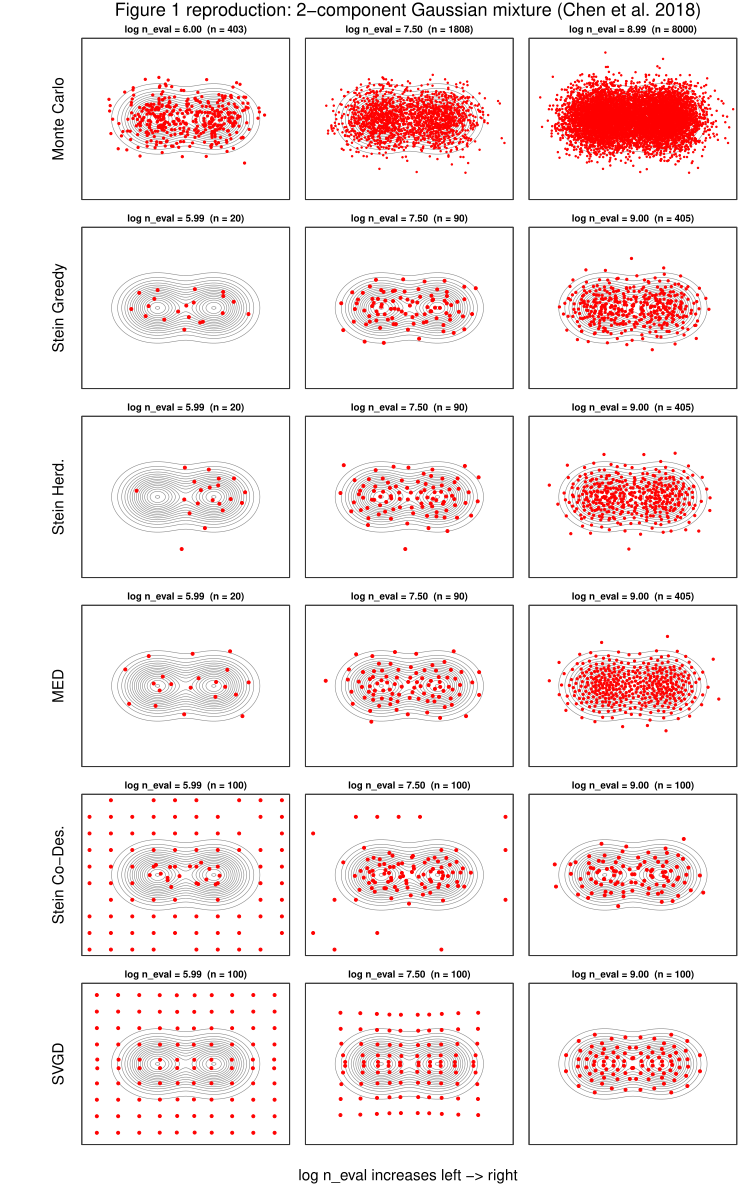

R code for this plot:
## Stein Points comparison on a Gaussian mixture
##
## Compares six point-generation methods on a two-component GMM and plots the
## point sets at three evaluation budgets.

replication_dir <- normalizePath(
  if (dir.exists(file.path("inst", "replication"))) file.path("inst", "replication") else ".",
  mustWork = FALSE
)
suppressPackageStartupMessages(library(steinsampling))

set.seed(2026L)

## ------------------------------------------------------------------
## Target and optimizer setup
## ------------------------------------------------------------------

gmm_mod <- gmm(
  nComp = 2,
  mu = matrix(c(-1.5, 0, 1.5, 0), 2, 2),
  sigma = array(diag(2), c(2, 2, 2)),
  weights = c(0.5, 0.5), d = 2
)
p_density <- function(X) {
  likelihoodgmm(
    gmm_mod,
    if (is.null(dim(X))) matrix(X, ncol = 2) else X
  )
}
log_p_density <- function(X) log(pmax(p_density(X), .Machine$double.eps))
score_p <- get_score_evaluator(gmm_mod)

lb <- c(-5, -5)
ub <- c(5, 5)
mu0 <- c(0, 0)
Sigma0 <- 25 * diag(2)
n_mc <- 20L
delay <- 20L
opt <- fmin_mc(lb, ub,
  n_mc = n_mc, mu0 = mu0, Sigma0 = Sigma0,
  sigsq = 1, delay = delay
)


## ------------------------------------------------------------------
## MED helper
## ------------------------------------------------------------------

med_greedy <- function(n_total, delta, p_fun) {
  d <- 2
  X <- matrix(NA_real_, n_total, d)
  y <- numeric(n_total)
  draw <- function(j) {
    sample_proposal_box(
      n_mc, lb, ub, mu0, Sigma0, 1,
      X[seq_len(j - 1L), , drop = FALSE], delay
    )
  }

  X_mc <- draw(1L)
  fp <- pmax(p_fun(X_mc), .Machine$double.eps)
  i <- which.min(1 / fp^(1 / (2 * d)))
  X[1, ] <- X_mc[i, ]
  y[1] <- fp[i]^(1 / (2 * d))

  for (j in 2:n_total) {
    X_mc <- draw(j)
    fp <- pmax(p_fun(X_mc), .Machine$double.eps)
    yn <- fp^(delta / (2 * d))
    inv <- vapply(seq_len(j - 1L), function(i) {
      d_ij <- pmax(
        sqrt(rowSums(sweep(X_mc, 2, X[i, ], "-")^2)),
        .Machine$double.eps
      )
      1 / (y[i] * d_ij^delta)
    }, numeric(n_mc))
    i <- which.min((1 / yn) * rowSums(inv))
    X[j, ] <- X_mc[i, ]
    y[j] <- yn[i]
  }
  list(X = X, cum_n_eval = cumsum(rep(n_mc, n_total)))
}


## ------------------------------------------------------------------
## Snapshot settings
## ------------------------------------------------------------------

ref_neval <- c(6, 7.5, 9) # MATLAB ref = [6, 7.5, 9]

side <- 10L
g_box <- seq(lb[1], ub[1], length.out = side)
X0_box <- as.matrix(expand.grid(g_box, g_box))
dimnames(X0_box) <- NULL
nPart_box <- nrow(X0_box)
# Shuffle the grid before coordinate descent snapshots.
X0_box <- X0_box[with_local_seed(2026L, sample.int(nPart_box)), ]

pick_idx <- function(log_cum) {
  vapply(
    ref_neval,
    function(r) which.min(abs(log_cum - r)), integer(1)
  )
}


## ------------------------------------------------------------------
## Run all six methods
## ------------------------------------------------------------------

run_method <- function(label, fn) {
  cat(sprintf("  %-30s ", label))
  t0 <- Sys.time()
  out <- fn()
  cat(sprintf(
    "[%.1fs]\n",
    as.numeric(difftime(Sys.time(), t0, units = "secs"))
  ))
  out
}

cat("Generating point sequences ...\n")
results <- list()

results$mc <- run_method("(1) Monte Carlo iid", function() {
  X <- rgmm(gmm_mod, n = 8000L)
  ne <- log(seq_len(nrow(X)))
  list(mode = "extensible", X = X, neval = ne, idx = pick_idx(ne))
})

results$greedy <- run_method("(2) Stein Greedy [k2 alpha=4]", function() {
  res <- stein_points(score_p, stein_kernel_inverse_log(4),
    n_points = 500L, d = 2, optimizer = opt,
    method = "greedy", log_p = log_p_density, seed = 11L
  )
  ne <- log(res$cum_n_eval)
  list(mode = "extensible", X = res$X, neval = ne, idx = pick_idx(ne))
})

results$herd <- run_method("(3) Stein Herd. [k1 0.5,-0.7]", function() {
  res <- stein_points(score_p, stein_kernel(type = "imq", c = sqrt(0.5), beta = -0.7),
    n_points = 500L, d = 2, optimizer = opt,
    method = "herding", log_p = log_p_density
  )
  ne <- log(res$cum_n_eval)
  list(mode = "extensible", X = res$X, neval = ne, idx = pick_idx(ne))
})

results$med <- run_method("(4) MED [delta = 4]", function() {
  res <- med_greedy(500L, 4, p_density)
  ne <- log(res$cum_n_eval)
  list(mode = "extensible", X = res$X, neval = ne, idx = pick_idx(ne))
})

results$codes <- run_method("(5) Stein Co-Des. [k2 alpha=2]", function() {
  k_codes <- stein_kernel_inverse_log(2)
  it <- pmax(1L, as.integer(round((exp(ref_neval) - nPart_box) / n_mc)))
  cols <- lapply(it, function(n_it) {
    stein_codescent(X0_box, score_p, k_codes, n_it, opt, seed = 13L)
  })
  list(
    mode = "iterative",
    X_cols = lapply(cols, `[[`, "X"),
    neval = sapply(cols, function(r) log(tail(r$cum_n_eval, 1L))),
    iter = it
  )
})

results$svgd <- run_method("(6) SVGD [k1 0.5,-0.9]", function() {
  k_svgd <- stein_kernel(type = "imq", c = sqrt(0.5), beta = -0.9)
  obj <- svgd(kernel = k_svgd)
  it <- pmax(1L, as.integer(round(exp(ref_neval) / nPart_box)))
  cols <- lapply(it, function(n_it) {
    update_svgd(
      obj,
      x0 = X0_box, lnprob = score_p,
      n_iter = n_it, stepsize = 0.1, alpha = 0.9, kernel = k_svgd
    )
  })
  list(
    mode = "iterative",
    X_cols = cols, neval = log(it * nPart_box), iter = it
  )
})


## ------------------------------------------------------------------
## Report snapshots and plot
## ------------------------------------------------------------------
labels <- c(
  mc = "Monte Carlo", greedy = "Stein Greedy", herd = "Stein Herd.",
  med = "MED", codes = "Stein Co-Des.", svgd = "SVGD"
)

cat("\nColumn snapshots (achieved log n_eval):\n")
for (key in names(labels)) {
  r <- results[[key]]
  if (r$mode == "extensible") {
    keys <- sprintf("%5d", r$idx)
    vals <- r$neval[r$idx]
    cat(sprintf(
      "  %-15s idx  = %s   log n_eval = %s\n", labels[key],
      paste(keys, collapse = " "),
      paste(sprintf("%.2f", vals), collapse = " ")
    ))
  } else {
    cat(sprintf(
      "  %-15s iter = %s   log n_eval = %s\n", labels[key],
      paste(sprintf("%5d", r$iter), collapse = " "),
      paste(sprintf("%.2f", r$neval), collapse = " ")
    ))
  }
}

panel <- function(key, c) {
  r <- results[[key]]
  if (r$mode == "extensible") {
    list(pts = r$X[seq_len(r$idx[c]), , drop = FALSE], lne = r$neval[r$idx[c]])
  } else {
    list(pts = r$X_cols[[c]], lne = r$neval[c])
  }
}

out_pdf <- "stein_point_comparisonGMM.pdf"
pdf(out_pdf, width = 7.5, height = 12)
par(
  mfrow = c(6, 3), mar = c(0.7, 0.7, 1.4, 0.5),
  oma = c(3.5, 5.5, 1.5, 0.5)
)

g1 <- seq(lb[1], ub[1], length.out = 100)
g2 <- g1
Z <- matrix(p_density(as.matrix(expand.grid(g1, g2))), 100, 100)
zlev <- pretty(range(Z), 12)
zlev <- zlev[zlev > 0]

for (key in names(labels)) {
  for (c in 1:3) {
    p <- panel(key, c)
    pcex <- if (nrow(p$pts) <= 100) {
      0.6
    } else if (nrow(p$pts) <= 500) 0.45 else 0.3
    contour(g1, g2, Z,
      levels = zlev, drawlabels = FALSE,
      xlim = c(lb[1], ub[1]), ylim = c(lb[2], ub[2]),
      col = "grey50", lwd = 0.5,
      xlab = "", ylab = "", xaxt = "n", yaxt = "n",
      main = sprintf("log n_eval = %.2f  (n = %d)", p$lne, nrow(p$pts)),
      cex.main = 0.85
    )
    points(p$pts[, 1], p$pts[, 2], pch = 19, col = "red", cex = pcex)
    box(col = "grey30", lwd = 0.6)
    if (c == 1L) mtext(labels[key], side = 2, line = 1.2, cex = 0.95)
  }
}
mtext("Figure 1 reproduction: 2-component Gaussian mixture (Chen et al. 2018)",
  side = 3, outer = TRUE, line = 0.1, cex = 1.05
)
mtext("log n_eval increases left -> right",
  side = 1, outer = TRUE, line = 1.2, cex = 0.95
)
dev.off()

cat(sprintf("\nSaved figure: %s\n", normalizePath(out_pdf)))
